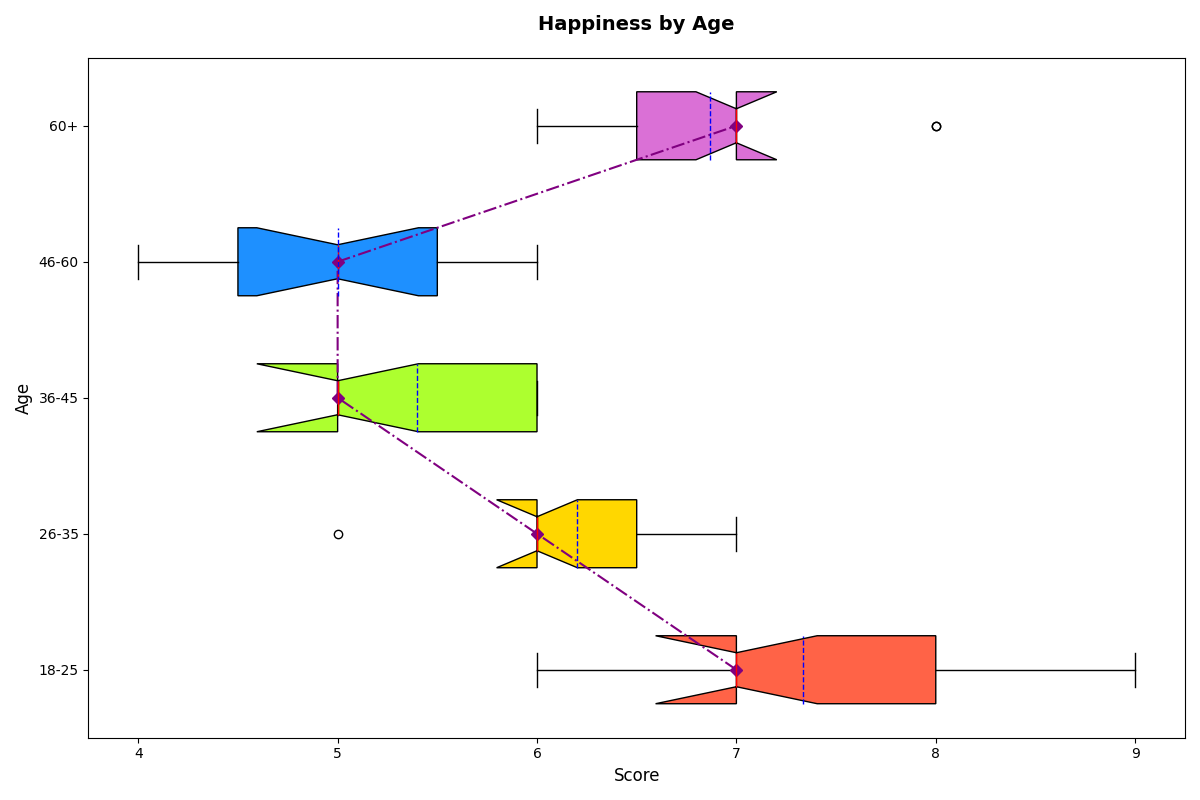

Recreate this plot in Python.
import matplotlib.pyplot as plt
import numpy as np

age_groups = ['18-25', '26-35', '36-45', '46-60', '60+']
happiness_data = [
    [7, 8, 7, 6, 8, 8, 7, 9, 7, 6, 7, 8, 7, 8, 7],  
    [6, 7, 6, 6, 7, 7, 6, 6, 6, 7, 6, 6, 5, 6, 6],  
    [5, 6, 5, 6, 6, 5, 6, 6, 5, 5, 5, 5, 5, 6, 5],  
    [6, 6, 5, 4, 5, 6, 5, 4, 4, 5, 6, 5, 4, 5, 5],  
    [7, 6, 7, 6, 7, 7, 7, 6, 6, 7, 8, 7, 8, 7, 7]
]

fig, ax = plt.subplots(figsize=(12, 8))
box = ax.boxplot(happiness_data, vert=False, patch_artist=True, labels=age_groups, notch=True, meanline=True, showmeans=True)

colors = ['#FF6347', '#FFD700', '#ADFF2F', '#1E90FF', '#DA70D6']
for patch, color in zip(box['boxes'], colors):
    patch.set_facecolor(color)

plt.setp(box['means'], color='blue')
plt.setp(box['medians'], color='red')

medians = [np.median(group) for group in happiness_data]
ax.plot(medians, range(1, len(age_groups) + 1), color='purple', marker='D', linestyle='-.')

ax.set_title('Happiness by Age', fontsize=14, fontweight='bold', pad=20)
ax.set_xlabel('Score', fontsize=12)
ax.set_ylabel('Age', fontsize=12)

plt.tight_layout()
plt.show()
